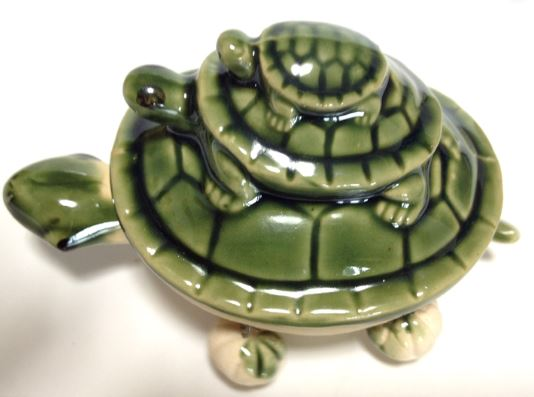
#> input picture image/turtle.JPG, 534 x 397 px, found by its file name
$ python example_access_imagePixel.py
#> lines starting #> are read from the running program, lines starting #| are printed output that depends on the picture
import cv2
import numpy as np

img_color = cv2.imread("image/turtle.jpg", cv2.IMREAD_COLOR)
#> img_color is the input picture: shape (397, 534, 3); mean B, G, R 155, 176.7, 175.6

height, width, channel = img_color.shape
#> height = 397; width = 534; channel = 3
img_gray = np.zeros((height, width), np.uint8)

for y in range(0, height):      # y좌표 먼저 루프
    for x in range(0, width):   # 그 다음 x좌표 루프
        # 컬러 영상의 경우 픽셀값 읽어오기
        b = img_color.item(y, x, 0)     # 파랑
        g = img_color.item(y, x, 1)     # 초록
        r = img_color.item(y, x, 2)     # 빨강

        gray = (int(b) + int(g) + int(r)) / 3.0     # 그레이스케일 이미지화

        # 그레이스케일의 경우 픽셀값 저장하기
        img_gray.itemset(y, x, gray)
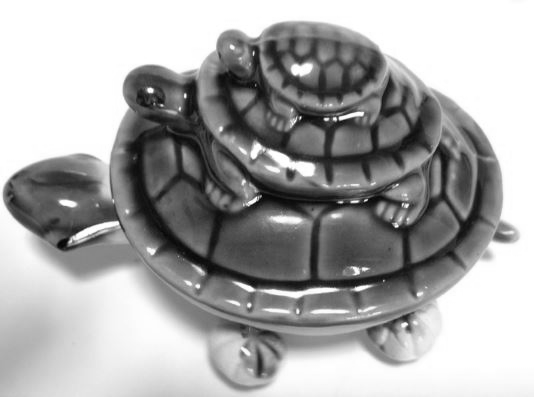
#> img_gray: shape (397, 534); min 3, max 255, mean 168.9

cv2.imshow('bgr', img_color)
cv2.imshow('gray', img_gray)

cv2.waitKey(0)

cv2.destroyAllWindows()
